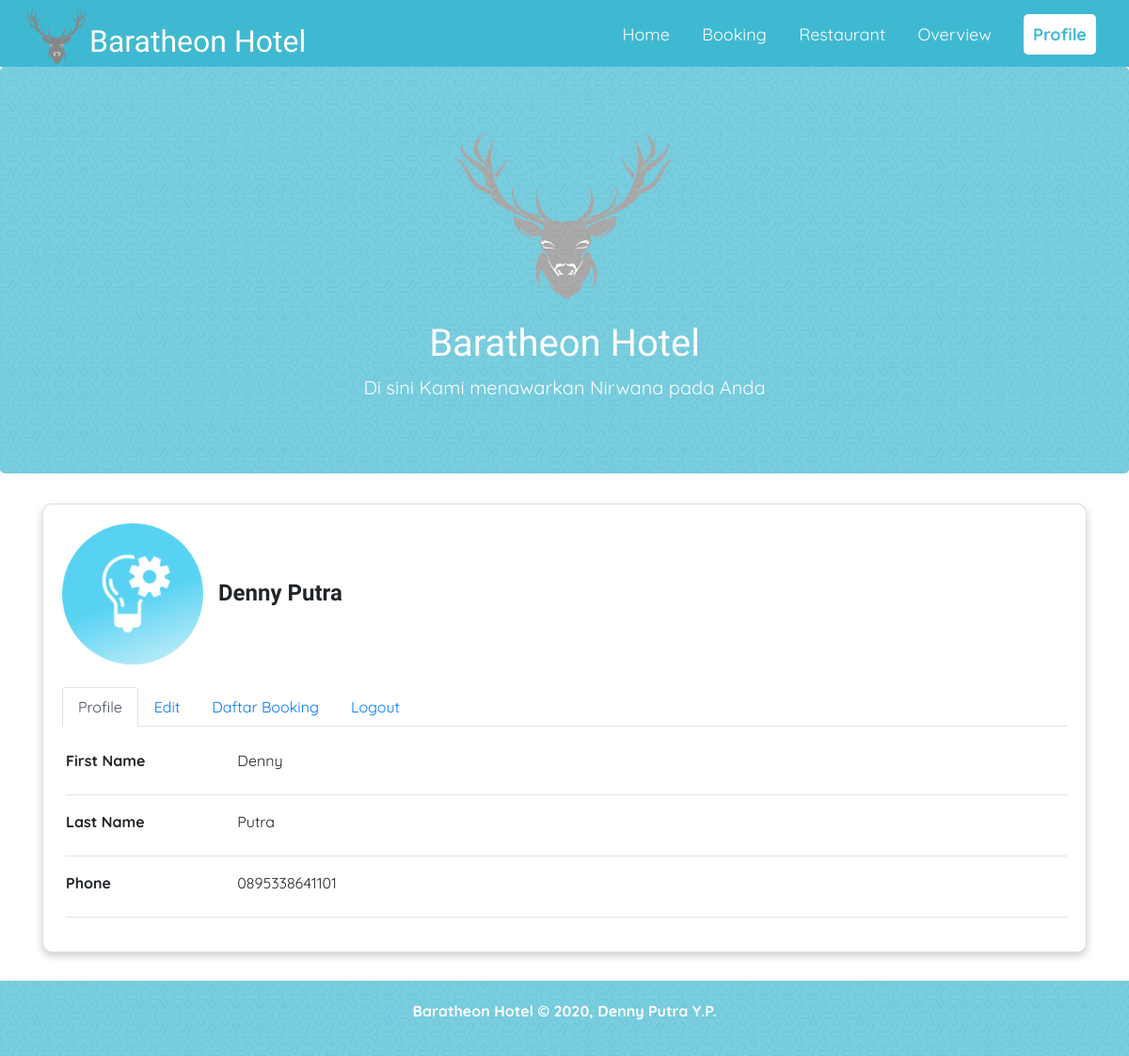
The page /pages/profile.php (signed in) on the database its author committed.
### tables this page shows
CREATE TABLE `users` (
  `userid` mediumint(6) UNSIGNED NOT NULL,
  `first_name` varchar(30) NOT NULL,
  `last_name` varchar(40) NOT NULL,
  `email` varchar(50) NOT NULL,
  `phone` varchar(13) NOT NULL,
  `password` varchar(60) NOT NULL,
  `registration_date` datetime NOT NULL DEFAULT current_timestamp(),
  `user_level` tinyint(1) UNSIGNED NOT NULL
);

### control/proses.php (called while the page is built, shortened)
<?php
require '../model/mysqli_connect.php';
function query($query)
{
	global $dbcon;
	$result = mysqli_query($dbcon, $query);
	$rows = [];
	while ($row = mysqli_fetch_assoc($result)) {
		$rows[] = $row;
	}
	return $rows;
}
?>

### pages/profile.php (the view, shortened to what this page needs)
<?php
require '../control/proses.php';
$email = $_SESSION['username'];
$cust = query("SELECT * FROM users WHERE email= '$email'")[0];
?>
<!DOCTYPE html>
<html lang="en">
<head>
    <link rel="stylesheet" href="../assets/css/bootstrap.min.css">
    <link rel="stylesheet" type="text/css" href="../assets/css/profile.css">
    <link rel="stylesheet" href="../assets/css/style2.css">
</head>
<body>
    <header>
        <nav id="nav">
            <div>
                <img src="../assets/image/logo1.png" alt="">
                <h2>Baratheon Hotel</h2>
            </div>
            <ul>
                <li><a href="../index.php" class="anchor">Home</a></li>
                <li><a href="booking.php" class="anchor">Booking</a></li>
                <li><a href="resto.php" class="anchor">Restaurant</a></li>
                <li><a href="overview.php" class="anchor">Overview</a></li>
                <li><a href="profile.php" class="anchor" id="view">Profile</a></li>
            </ul>
        </nav>
        <div class="bgim">
            <div class="jumbotron">
                <img src="../assets/image/logo2.png" alt="" style="margin-bottom: 10px;">
                <h1>Baratheon Hotel</h1>
                <p>Di sini Kami menawarkan Nirwana pada Anda</p>
            </div>
        </div>
    </header>
    <div class="container">
        <div class="row">
            <div class="col-12">
                <div class="card">
                    <div class="card-body">
                        <div class="card-title mb-4">
                            <div class="d-flex justify-content-start">
                                <div class="image-container">
                                    <img src="../assets/img/icon.png" style="width: 150px; height: 150px" />
                                </div>
                                <div class="userData ml-3">
                                    <h2 class="d-block" style="font-size: 1.5rem; font-weight: bold; margin-top: 60px;"><?php echo $cust["first_name"] . " " . $cust["last_name"] ?></h2>
                                </div>
                            </div>
                        </div>
                        <div class="row">
                            <div class="col-12">
                                <ul class="nav nav-tabs mb-4" id="myTab" role="tablist">
                                    <li class="nav-item">
                                        <a class="nav-link active" id="profile-tab" data-toggle="tab" href="#profile" role="tab" aria-controls="profile" aria-selected="true">Profile</a>
                                    </li>
                                    <li class="nav-item">
                                        <a class="nav-link" id="ubah-tab" data-toggle="tab" href="#ubah" role="tab" aria-controls="ubah" aria-selected="false">Edit</a>
                                    </li>
                                    <li class="nav-item">
                                        <a class="nav-link" id="daftarBooking-tab" data-toggle="tab" href="#daftarBooking" role="tab" aria-controls="daftarBooking" aria-selected="false">Daftar Booking</a>
                                    </li>
                                    <li class="nav-item">
                                        <a class="nav-link" href="../access/logout.php">Logout</a>
                                    </li>
                                </ul>
                                <div class="tab-content ml-1" id="myTabContent">
                                    <div class="tab-pane fade show active" id="profile" role="tabpanel" aria-labelledby="profile-tab">
                                        <div class="row">
                                            <div class="col-sm-3 col-md-2 col-5">
                                                <label style="font-weight:bold;">First Name</label>
                                            </div>
                                            <div class="col-md-8 col-6">
                                                <?php echo $cust["first_name"] ?>
                                            </div>
                                        </div>
                                        <hr>
                                        <div class="row">
                                            <div class="col-sm-3 col-md-2 col-5">
                                                <label style="font-weight:bold;">Last Name</label>
                                            </div>
                                            <div class="col-md-8 col-6">
                                                <?php echo $cust["last_name"] ?>
                                            </div>
                                        </div>
                                        <hr>
                                        <div class="row">
                                            <div class="col-sm-3 col-md-2 col-5">
                                                <label style="font-weight:bold;">Phone</label>
                                            </div>
                                            <div class="col-md-8 col-6">
                                                <?php echo $cust["phone"] ?>
                                            </div>
                                        </div>
                                        <hr>
                                    </div>
                                </div>
                            </div>
                        </div>
                    </div>
                </div>
            </div>
        </div>
    </div>
    <div class="bgim">
        <footer>
            <p>Baratheon Hotel &#169; 2020, Denny Putra Y.P.</p>
        </footer>
    </div>
</body>
</html>

### assets/css/profile.css (style rules this page uses)
body { padding-top: 68px; padding-bottom: 50px; }
.image-container { position: relative; }

### assets/css/style2.css (style rules this page uses)
body { font-family: 'Quicksand', sans-serif; margin: 0; padding: 0; }
nav div { display: flex; margin-bottom: -50px; margin-left: 20px; }
nav h2 { height: 5px; margin-top: 20px; font-family: 'Galada', sans-serif; color: white; display: flex; }
#view { background-color: white; color: #3fb9d1; border-radius: 5px; padding: 10px; font-weight: bold; }
header { display: inline; }
h1, h2, h3, h4 { font-family: 'Lexend Tera', sans-serif; }
.anchor { text-decoration: none; color: white; font-size: 18px; }
footer { opacity: 0.7; padding: 20px; color: white; background-color: #3fb9d1; text-align: center; font-weight: bold; }
.jumbotron img { height: 200px; width: 250px; margin-bottom: -30px; }
.jumbotron { opacity: 0.7; font-size: 20px; padding: 60px; background-color: #3fb9d1; text-align: center; color: white; }
nav li { display: inline; list-style-type: none; margin-right: 30px; }
.bgim { background-image: url(../image/bg.png); }
nav { display: flex; flex-direction: column; max-width: 100%; margin: 0 auto; text-align: right; background-color: #3fb9d1; padding: 5px; top: 0; position: sticky; z-index: 1; }
* { box-sizing: border-box; }
.card { border-radius: 10px; margin-bottom: 30px; box-shadow: 0 4px 8px 0 rgba(0, 0, 0, 0.2); }

### rows shown on the page
users: first_name "Denny", last_name "Putra", phone "0895338641101"
